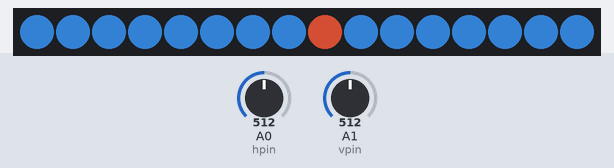
Simulated run of this sketch. Board: Arduino Uno, built with avr-gcc and run on an emulated ATmega328P. Parts: 16 RGB LEDs in strip order, left to right. The inputs (shaded band) are chosen by the test bench; at power-on: A1 (vpin) = 512, A0 (hpin) = 512. Dim RGB values are drawn brighter than linear.

Above: at 1.2 s.
1.3 s: A1 (vpin) set to 416
2.8 s: A1 (vpin) set to 385
At 4.6 s:
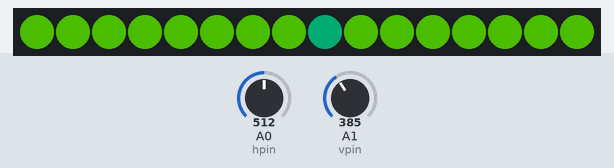
4.8 s: A1 (vpin) set to 582
6.3 s: A1 (vpin) set to 618
At 6.74 s:
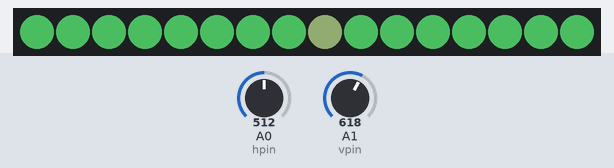
9.3 s: A0 (hpin) set to 610
At 9.38 s:
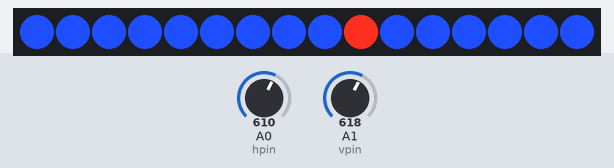
Timing chart, 0 to 11.8 s (numbered marks = the images above; inputs shaded):
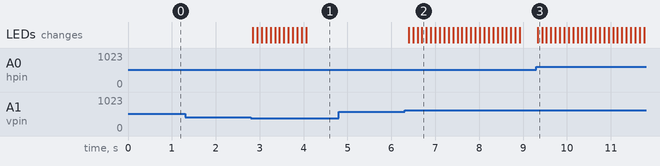

The sketch:

sketch.ino
```cpp
#include <Adafruit_NeoPixel.h>

// NeoPixel LED controls
const byte data_pin = 11;
const byte led_num = 16;

// creating an object
Adafruit_NeoPixel pixels = Adafruit_NeoPixel(led_num, data_pin, NEO_GRB + NEO_KHZ800);

int led_index=8;
int y=0;
// variable to helps us assign colors
int c=128;

// add the pins for joystick here
const byte hpin = A0;
const byte vpin = A1;

void setup(){
  // put your setup code here, to run once:

  Serial.begin(9600);

  pixels.begin(); // initialize the library
  pixels.show();
}

void loop(){
  // put your main code here, to run repeatedly:

  check_direction();
  for(int i=0;i<=15;i++)
    pixels.setPixelColor(i, 31.4, 78.4 ,c);

  pixels.setPixelColor(led_index, c, 47.1,31.4);
  pixels.show();
  delay(100);

}

void check_direction(){

  if (analogRead(hpin) > 600) led_index++;
  else if (analogRead(hpin) < 400) led_index--;
  else if (analogRead(vpin) > 600) c=c+10;
  else if (analogRead(vpin) < 400) c=c-10;

  led_index = led_index%15;

  if(led_index<0)
    led_index = 15+led_index;

  c = constrain(c , 0 , 255);

}
```

Measured:
- the behaviour switches between 400 and 399 on A1 (vpin) (found by bisection; images 0 and 1)
- the behaviour switches between 600 and 601 on A1 (vpin) (found by bisection; images 1 and 2)
- after the input at 1.3 s, every drawn part: stays the same
- after the input at 2.8 s, the LEDs: first change at once (image 1 shows a later state)
- after the input at 4.8 s, every drawn part: stays the same
- after the input at 6.3 s, the LEDs: first change after 0.09 s (image 2 shows a later state)
- after the input at 9.3 s, the LEDs: change at once (image 3)
